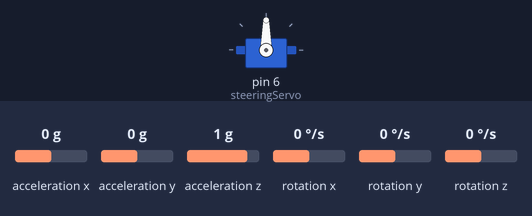
Bench run of a sketch on a simulated Arduino Uno, built with avr-gcc and run on an emulated ATmega328P. Parts: servo. The inputs (shaded band) are chosen by the test bench; at power-on: rotation x 0 °/s, acceleration x 0 g, acceleration y 0 g, acceleration z 1 g, rotation y 0 °/s, rotation z 0 °/s.

Above: at 1.2 s.
1.3 s: rotation x set to -192 °/s
At 2.1 s:
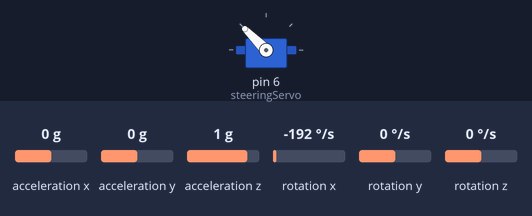
2.8 s: rotation x set to 4 °/s
At 3.17 s:
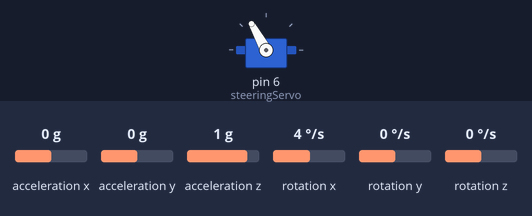
5.8 s: rotation x set to -100 °/s
7.3 s: rotation x set to 100 °/s
At 8.2 s:
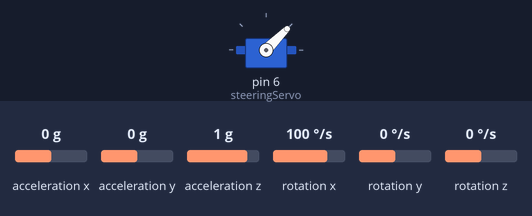
Timing chart, 0 to 9.8 s (numbered marks = the images above; inputs shaded):
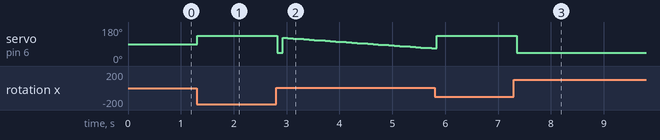

Measured:
- after the input at 1.3 s, servo on pin 6 (steeringServo): 90° → 135° at once
- after the input at 2.8 s, servo on pin 6 (steeringServo): 135° → 45° at once, → 123° 0.10 s later, → 121° 0.10 s later, → 119° 0.10 s later, … (30 changes in this stretch)
- after the input at 7.3 s, servo on pin 6 (steeringServo): 135° → 45° after 0.05 s

The sketch:

Robotex.ino
```cpp
#include <Ultrasonic.h>
#include <Servo.h>
#include <Wire.h>
#include <MPU6050.h>
#include <PID_v1.h>

#define TRIG_PIN_LEFT 2
#define ECHO_PIN_LEFT 3
#define TRIG_PIN_RIGHT 4
#define ECHO_PIN_RIGHT 5

Ultrasonic ultrasonicLeft(TRIG_PIN_LEFT, ECHO_PIN_LEFT);
Ultrasonic ultrasonicRight(TRIG_PIN_RIGHT, ECHO_PIN_RIGHT);

Servo steeringServo;

MPU6050 mpu;

double setPoint = 0;
double currentAngle = 0;
double servoOutput;

PID anglePID(&currentAngle, &servoOutput, &setPoint, 2.0, 5.0, 1.0, DIRECT);

void setup() {
    steeringServo.attach(6);
    Wire.begin();
    mpu.initialize();
    if (!mpu.testConnection()) {
        while (1);
    }
    setPoint = 0;
    anglePID.SetMode(AUTOMATIC);
    anglePID.SetOutputLimits(-45, 45);
}

void loop() {
    readGyroData();
    if (anglePID.Compute()) {
        int servoAngle = constrain(90 + servoOutput, 0, 180);
        steeringServo.write(servoAngle);
    }
}

void readGyroData() {
    int16_t ax, ay, az, gx, gy, gz;
    mpu.getMotion6(&ax, &ay, &az, &gx, &gy, &gz);
    currentAngle = gx / 131.0;
}

void moveForward(int speed) {
    digitalWrite(8, HIGH);
    digitalWrite(9, LOW);
    analogWrite(10, speed);
    digitalWrite(11, HIGH);
    digitalWrite(12, LOW);
    analogWrite(13, speed);
}

void moveBackward(int speed) {
    digitalWrite(8, LOW);
    digitalWrite(9, HIGH);
    analogWrite(10, speed);
    digitalWrite(11, LOW);
    digitalWrite(12, HIGH);
    analogWrite(13, speed);
}

void stopMotors() {
    digitalWrite(8, LOW);
    digitalWrite(9, LOW);
    analogWrite(10, 0);
    digitalWrite(11, LOW);
    digitalWrite(12, LOW);
    analogWrite(13, 0);
}

int readDistanceLeft() {
    return ultrasonicLeft.read();
}

int readDistanceRight() {
    return ultrasonicRight.read();
}

void steerLeft(int angle) {
    steeringServo.write(angle);
}

void steerRight(int angle) {
    steeringServo.write(angle);
}

void centerSteering() {
    steeringServo.write(90);
}
```
